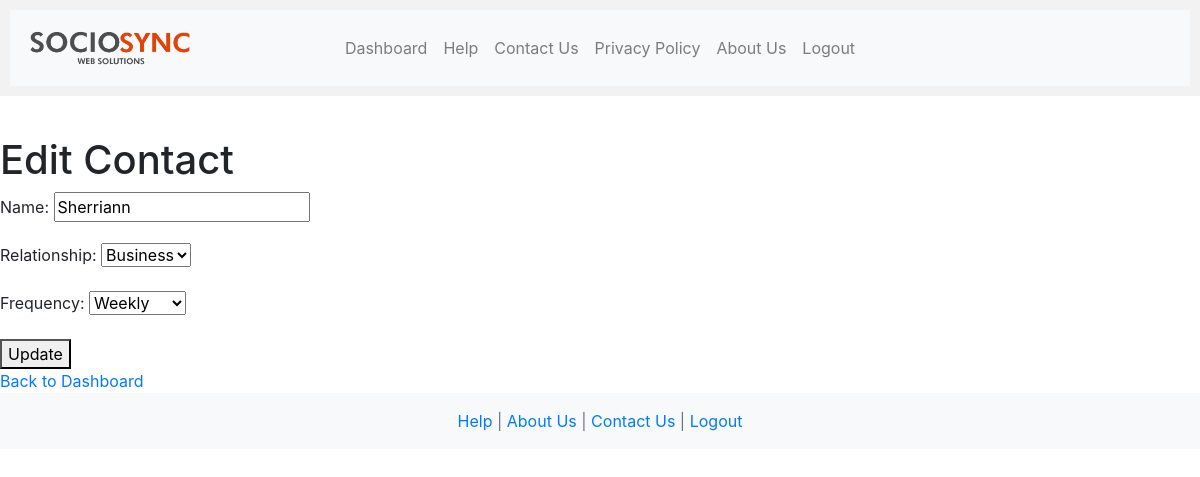
The app's page /contact_management/contact/9/edit/ with its own data.
### contact_management/models.py (models this page shows, shortened)
class Contact(models.Model):
    RELATIONSHIP_CHOICES = [
        ('Business', 'Business'),
        ('Friend', 'Friend'),
        ('Worker', 'Worker'),
    ]
    FREQUENCY_CHOICES = [
        ('Daily', 'Daily'),
        ('Weekly', 'Weekly'),
        ('Bi-weekly', 'Bi-weekly'),
        ('Monthly', 'Monthly'),
        ('Quarterly', 'Quarterly'),
        ('Bi-annual', 'Bi-annual'),
        ('Annual', 'Annual'),
    ]
    user = models.ForeignKey(get_user_model(), on_delete=models.CASCADE)
    name = models.CharField(max_length=255)
    relationship = models.CharField(choices=RELATIONSHIP_CHOICES, max_length=10)
    frequency = models.CharField(choices=FREQUENCY_CHOICES, max_length=10)
    next_reminder = models.DateTimeField()

### contact_management/views.py (the view, shortened to what this page needs)
# urls.py: path('contact/<int:pk>/edit/', ContactUpdateView.as_view(), name='edit_contact'),
class ContactUpdateView(UpdateView):
    model = Contact
    form_class = ContactForm
    template_name = 'edit_contact.html'

### contact_management/forms.py
class ContactForm(forms.ModelForm):
    class Meta:
        model = Contact
        fields = ['name', 'relationship', 'frequency']

### contact_management/templates/edit_contact.html (shortened to what this page needs)
{% extends 'base_generic2.html' %}
{% block content %}
<div class="centered">
    <h1>Edit Contact</h1>
    <form method="post">
        {{ form.as_p }}
        <button type="submit">Update</button>
    </form>
    <a href="{% url 'dashboard' %}">Back to Dashboard</a>
</div>
{% endblock %}

### records on screen
Contact: name "Sherriann", relationship "Business", frequency "Weekly"
